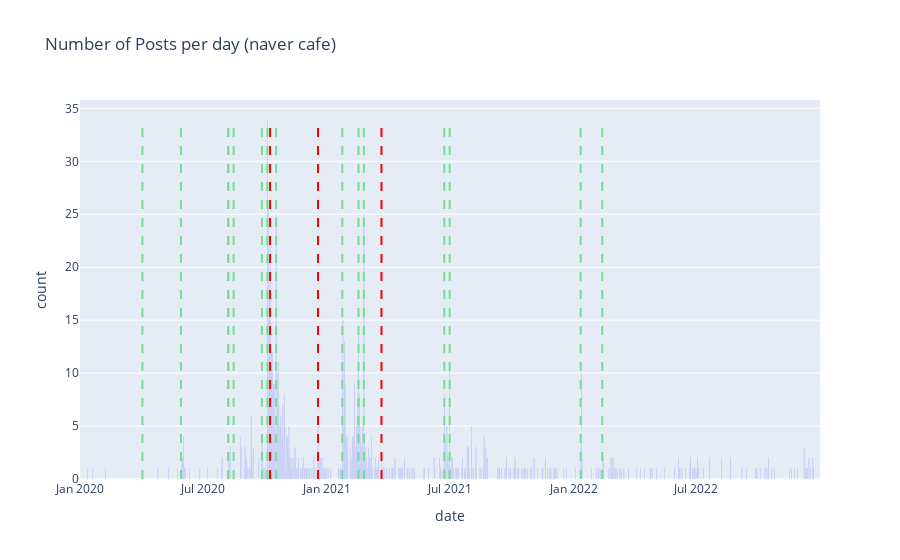

This figure's notebook cell:
### Code cell
# minimum filtering
vis_df = filtered_by_keyword_posts_df
title = 'Number of Posts per day (naver cafe)'
day_start = '2020-01-01'
day_end = '2022-12-31'
per_day_views_threshold = 0
per_post_likes_threshold = 0
vis_df = plot_per_day_post_count_plotly_with_events(filtered_by_keyword_posts_df, title=title,\
    day_start=day_start, day_end=day_end, \
    per_post_likes_threshold=per_post_likes_threshold, \
    per_day_views_threshold=per_day_views_threshold, \
    events=events, \
)

### Figure 1 — Plotly figure (JSON) as saved in the notebook; plotly's stock layout.template omitted (floating-point values rounded to 4 significant figures; data arrays with more than 128 entries replaced by an {"elided": "..."} marker saying what was removed)
{"data": [{"name": "filtered_count", "type": "bar", "x": {"elided": "1096 str values"}, "y": {"elided": "1096 int values"}}], "layout": {"shapes": [{"line": {"color": "Red", "dash": "dash", "width": 2}, "type": "line", "x0": "2020-10-08", "x1": "2020-10-08", "y0": 0, "y1": 34}, {"line": {"color": "Red", "dash": "dash", "width": 2}, "type": "line", "x0": "2020-12-18", "x1": "2020-12-18", "y0": 0, "y1": 34}, {"line": {"color": "Red", "dash": "dash", "width": 2}, "type": "line", "x0": "2021-03-22", "x1": "2021-03-22", "y0": 0, "y1": 34}, {"line": {"color": "#79db93", "dash": "dash", "width": 2}, "type": "line", "x0": "2021-02-24", "x1": "2021-02-24", "y0": 0, "y1": 34}, {"line": {"color": "#79db93", "dash": "dash", "width": 2}, "type": "line", "x0": "2020-04-02", "x1": "2020-04-02", "y0": 0, "y1": 34}, {"line": {"color": "#79db93", "dash": "dash", "width": 2}, "type": "line", "x0": "2020-05-29", "x1": "2020-05-29", "y0": 0, "y1": 34}, {"line": {"color": "#79db93", "dash": "dash", "width": 2}, "type": "line", "x0": "2020-08-07", "x1": "2020-08-07", "y0": 0, "y1": 34}, {"line": {"color": "#79db93", "dash": "dash", "width": 2}, "type": "line", "x0": "2020-08-15", "x1": "2020-08-15", "y0": 0, "y1": 34}, {"line": {"color": "#79db93", "dash": "dash", "width": 2}, "type": "line", "x0": "2020-09-26", "x1": "2020-09-26", "y0": 0, "y1": 34}, {"line": {"color": "#79db93", "dash": "dash", "width": 2}, "type": "line", "x0": "2020-08-07", "x1": "2020-08-07", "y0": 0, "y1": 34}, {"line": {"color": "#79db93", "dash": "dash", "width": 2}, "type": "line", "x0": "2020-10-04", "x1": "2020-10-04", "y0": 0, "y1": 34}, {"line": {"color": "#79db93", "dash": "dash", "width": 2}, "type": "line", "x0": "2020-10-17", "x1": "2020-10-17", "y0": 0, "y1": 34}, {"line": {"color": "#79db93", "dash": "dash", "width": 2}, "type": "line", "x0": "2021-01-23", "x1": "2021-01-23", "y0": 0, "y1": 34}, {"line": {"color": "#79db93", "dash": "dash", "width": 2}, "type": "line", "x0": "2021-02-16", "x1": "2021-02-16", "y0": 0, "y1": 34}, {"line": {"color": "#79db93", "dash": "dash", "width": 2}, "type": "line", "x0": "2021-06-23", "x1": "2021-06-23", "y0": 0, "y1": 34}, {"line": {"color": "#79db93", "dash": "dash", "width": 2}, "type": "line", "x0": "2021-07-01", "x1": "2021-07-01", "y0": 0, "y1": 34}, {"line": {"color": "#79db93", "dash": "dash", "width": 2}, "type": "line", "x0": "2022-01-11", "x1": "2022-01-11", "y0": 0, "y1": 34}, {"line": {"color": "#79db93", "dash": "dash", "width": 2}, "type": "line", "x0": "2022-02-12", "x1": "2022-02-12", "y0": 0, "y1": 34}], "title": {"text": "Number of Posts per day (naver cafe)"}, "xaxis": {"title": {"text": "date"}}, "yaxis": {"title": {"text": "count"}}}}
